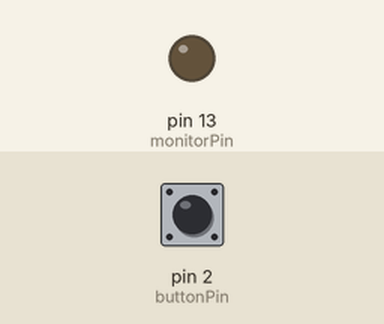
A sketch run on a simulated Arduino Uno, built with avr-gcc and run on an emulated ATmega328P. On the bench: output pins drawn as LEDs (lit = HIGH). Inputs (shaded band) come from the test bench; at power-on: pin 2 (buttonPin) HIGH. Sleep ends after the set time or at an interrupt.

Above: at 1.2 s.
1.3 s: pin 2 (buttonPin) pulled LOW for 0.15 s
At 1.73 s:
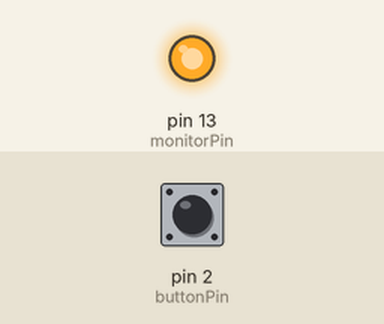
3.3 s: pin 2 (buttonPin) pulled LOW for 3.2 s
At 7.5 s:
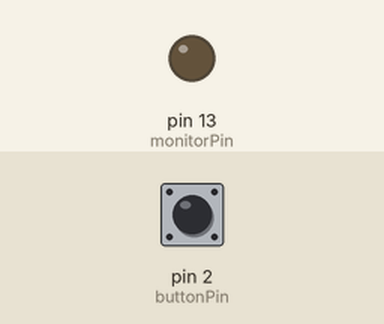
Timing chart, 0 to 9.0 s (numbered marks = the images above; inputs shaded):
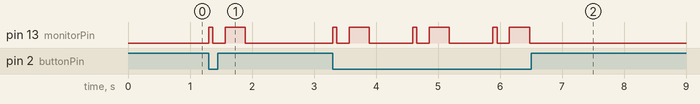

The sketch:

OneButtonIRRemote.ino
```cpp
/*
 * =======================================================================
 *                      IR REMOTE MUTE BUTTON
 * ======================================================================
 *
 * Beware with a low volatage supply this code may result in the LED staying on.
 *
 * More info about this proect is avalable at https://garrysblog.com/2020/12/05/ir-remote-control-mute-button/
 *
 * Microcontroller goes into sleep mode while button is not pressed. When
 * pressed mcu wakes up sends codes and goes back to sleep to conserve power.
 *
 * Button between D2 and GND
 * IR LED to D3. Use transistor and resistor to get best ranges without damaging mcu
 * with too much current https://learn.adafruit.com/using-an-infrared-library/sending-ir-codes
 */

#include <IRremote.h>       // IR remote control library
#include <avr/sleep.h>      // AVR library for controlling the sleep modes

const int buttonPin = 2;    // Mute button pin
const int IRpin = 3;        // To transistor via resistor
const int monitorPin = 13;  // Builtin LED

IRsend irsend;

void setup()
{
  pinMode(buttonPin, INPUT_PULLUP);
  pinMode(monitorPin, OUTPUT);
  //pinMode(IRpin, OUTPUT);

  ADCSRA = 0;
}

void loop () {

  set_sleep_mode(SLEEP_MODE_PWR_DOWN);  // Setting the sleep mode, in this case full sleep
  sleep_enable();                       // Enabling sleep mode

  // Using Nick Gammon's info turn off Brown Out Detection https://gammon.com.au/power
  // BODS must be set to one and BODSE must be set to zero within four clock cycles. This sets
  // the MCU Control Register (MCUCR)
  MCUCR = bit (BODS) | bit (BODSE);

  // The BODS bit is automatically cleared after three clock cycles
  MCUCR = bit (BODS);

  noInterrupts();                       // Disable interrupts temporarily
  attachInterrupt(digitalPinToInterrupt(buttonPin), button_ISR, LOW);
  interrupts();                         // Allow interrupts again
  sleep_cpu();                          // Enter sleep mode

  // The program will continue from here when it wakes

  // Send mute codes
  // Edifier computer amp - Mute code only needs to be sent once
  digitalWrite(monitorPin, HIGH);       // Turn on builtin LED for debugging
  irsend.sendNEC(0x8E700FF, 32);        // Edifier mute code
  digitalWrite(monitorPin, LOW);        // Turn off builtin LED
  delay(200);                           // Delay a bit

  // Sony TV - Mute code must be sent at least 3 times
  digitalWrite(monitorPin, HIGH);       // Turn on builtin LED for debugging
  for (int i = 0; i < 3; i++) {
      irsend.sendSony(0x290, 12);       // Sony mute code
      delay(40);
  }
  digitalWrite(monitorPin, LOW);        // Turn off builtin LED

  digitalWrite(IRpin, LOW);             // Ensure IR LED is off. This should not be needed
  delay(700);                           // Delay a bit to prevent from rapidly sending mute and unmute
}

void button_ISR() {
  // Runs on any interrupt. This will wake up the µController
  sleep_disable(); // Disable sleep mode
  detachInterrupt(digitalPinToInterrupt(buttonPin)); // Detach the interrupt to stop it firing
}
```

Measured:
- after the input at 1.3 s, pin 13 (monitorPin): LOW → HIGH at once, → LOW 0.07 s later, → HIGH 0.20 s later, → LOW 0.32 s later
- after the input at 3.3 s, pin 13 (monitorPin): LOW → HIGH at once, then repeats every 1.3 s: LOW 0.20 s, HIGH 0.32 s, LOW 0.70 s, HIGH 0.07 s, until it stays LOW from 6.5 s
